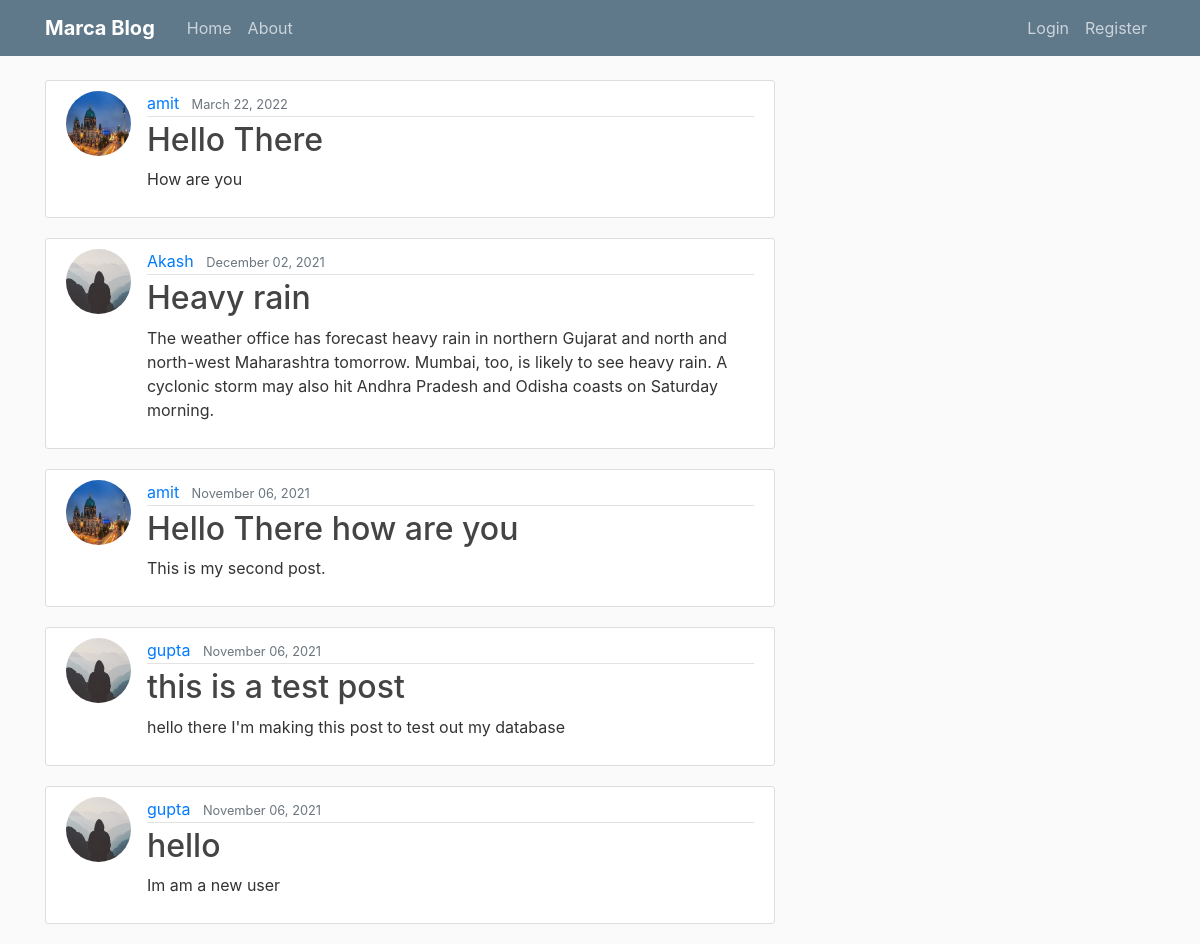
The page / on the database its author committed.
### blog/models.py (models this page shows, shortened)
class Post(models.Model):
    title = models.CharField(max_length=100)
    content = models.TextField()
    date_posted = models.DateTimeField(default=timezone.now)
    author = models.ForeignKey(User, on_delete=models.CASCADE)

### users/models.py (models this page shows, shortened)
class Profile(models.Model):
    user = models.OneToOneField(User, on_delete=models.CASCADE)
    image = models.ImageField(default='default.jpg', upload_to='profile_pics')

### blog/views.py (the view)
# urls.py: path('', PostListView.as_view(), name='blog-home'),
class PostListView(ListView):
    model = Post
    template_name = 'blog/home.html'  # <app>/<model>_<viewtype>.html
    context_object_name = 'posts'
    ordering = ['-date_posted']
    paginate_by = 5

### blog/templates/blog/home.html (shortened to what this page needs)
{% extends "blog/base.html" %}
{% block content %}
    {% for post in posts %}
        <article class="media content-section">
          <img class="rounded-circle article-img" src="{{ post.author.profile.image.url }}">
          <div class="media-body">
            <div class="article-metadata">
              <a class="mr-2" href="{% url 'user-posts' post.author.username %}">{{ post.author }}</a>
              <small class="text-muted">{{ post.date_posted|date:"F d, Y" }}</small>
            </div>
            <h2><a class="article-title" href="{% url 'post-detail' post.id %}">{{ post.title }}</a></h2>
            <p class="article-content">{{ post.content }}</p>
          </div>
        </article>
    {% endfor %}
{% endblock content %}

### blog/templates/blog/base.html (shortened to what this page needs)
{% load static %}
<!DOCTYPE html>
<html>
<head>
    <link rel="stylesheet" href="https://maxcdn.bootstrapcdn.com/bootstrap/4.0.0/css/bootstrap.min.css">
</head>
<body>
    <header class="site-header">
      <nav class="navbar navbar-expand-md navbar-dark bg-steel fixed-top">
        <div class="container">
          <a class="navbar-brand mr-4" style="font-weight: bold;" href="{% url 'blog-home' %}">Marca Blog</a>
          <div class="collapse navbar-collapse" id="navbarToggle">
            <div class="navbar-nav mr-auto">
              <a class="nav-item nav-link" href="{% url 'blog-home' %}">Home</a>
              <a class="nav-item nav-link" href="{% url 'blog-about' %}">About</a>
            </div>
            <div class="navbar-nav">
              {% if user.is_authenticated %}
                <a class="nav-item nav-link" href="{% url 'post-create' %}">New Post</a>
                <a class="nav-item nav-link" href="{% url 'profile' %}">Profile</a>
                <a class="nav-item nav-link" href="{% url 'logout' %}">Logout</a>
              {% else %}
                <a class="nav-item nav-link" href="{% url 'login' %}">Login</a>
                <a class="nav-item nav-link" href="{% url 'register' %}">Register</a>
              {% endif %}
            </div>
          </div>
        </div>
      </nav>
    </header>
    <main role="main" class="container">
      <div class="row">
        <div class="col-md-8">
          {% block content %}{% endblock %}
        </div>
        <div class="col-md-4">
        </div>
      </div>
    </main>
</body>
</html>

### blog/templates/blog/base.html (style rules this page uses)
body { background: #fafafa; color: #333333; margin-top: 5rem; }
h1, h2, h3, h4, h5, h6 { color: #444444; }
.bg-steel { background-color: #5f788a; }
.site-header .navbar-nav .nav-link { color: #cbd5db; }
.content-section { background: #ffffff; padding: 10px 20px; border: 1px solid #dddddd; border-radius: 3px; margin-bottom: 20px; }
.article-title { color: #444444; }
.article-content { white-space: pre-line; }
.article-img { height: 65px; width: 65px; margin-right: 16px; }
.article-metadata { padding-bottom: 1px; margin-bottom: 4px; border-bottom: 1px solid #e3e3e3 }

### rows shown on the page
Post: author.profile.image (picture), author "amit", date_posted "March 22, 2022", title "Hello There", content "How are you"
Post: author.profile.image (placeholder picture), author "Akash", date_posted "December 02, 2021", title "Heavy rain", content "The weather office has forecast heavy rain in northern Gujarat and north and north-west Maharashtra tomorrow. Mumbai, too, is likely to see heavy rain. A cyclonic storm may also hit Andhra Pradesh and Odisha coasts on Saturday morning."
Post: author.profile.image (picture), author "amit", date_posted "November 06, 2021", title "Hello There how are you", content "This is my second post."
Post: author.profile.image (placeholder picture), author "gupta", date_posted "November 06, 2021", title "this is a test post", content "hello there I'm making this post to test out my database"
Post: author.profile.image (placeholder picture), author "gupta", date_posted "November 06, 2021", title "hello", content "Im am a new user"
